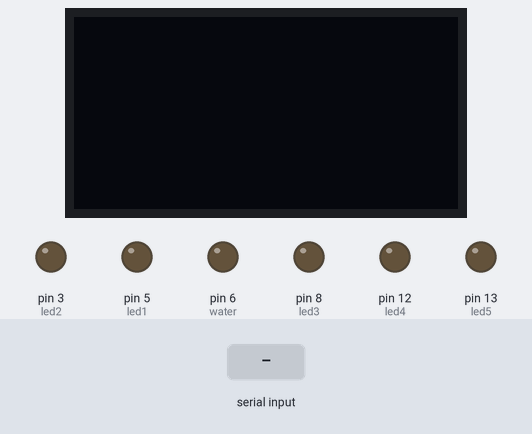
Recording of a sketch running on a simulated Arduino Uno, built with avr-gcc and run on an emulated ATmega328P. Parts: 128×64 one-colour display, output pins drawn as LEDs (lit = HIGH). The inputs (shaded band) are chosen by the test bench. What the sketch prints to the serial monitor is not drawn.

Above: at 2.2 s.
2.3 s: "1" received over Serial
At 2.47 s:
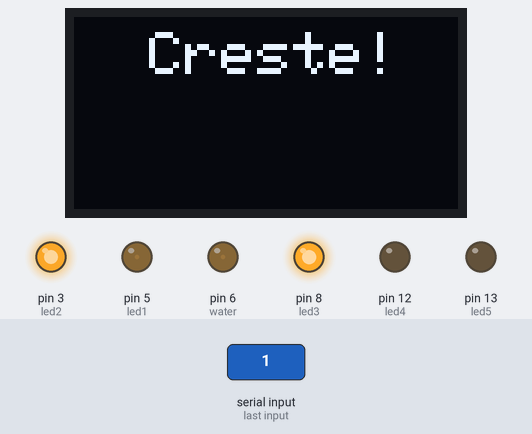
7.6 s: "0" received over Serial
At 10.4 s:
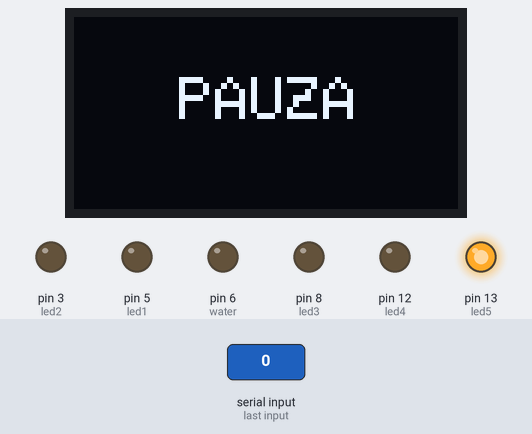
10.6 s: "1" received over Serial
At 19.1 s:
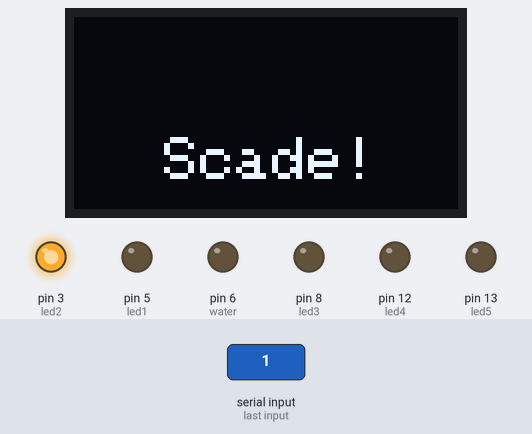
Timing chart, 0 to 20.6 s (numbered marks = the images above; inputs shaded):
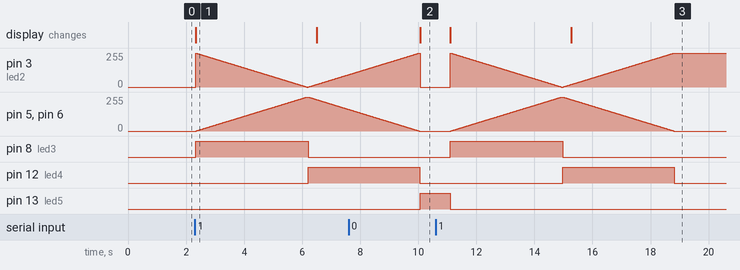

The sketch:

cod_pm.ino
```cpp
#include <Wire.h>
#include <Adafruit_SH1106.h>
#define OLED_RESET 4
Adafruit_SH1106 display(OLED_RESET);

const int led1 = 5;   // led galben variabil
const int led2 = 3;   // led rosu variabil
const int led3 = 8;   // ledul verde - tensiune in crestere
const int led4 = 12;  // ledul galben - tensiune in descrestere
const int led5 = 13;  // ledul rosu - pauza
const int water = 6;  // pompa apa
char Incoming_value = 0;

void setup(){
  Serial.begin(9600);
  pinMode(led1, OUTPUT);
  pinMode(led2, OUTPUT);
  pinMode(led3, OUTPUT);
  pinMode(led4, OUTPUT);
  pinMode(led5, OUTPUT);
  pinMode(water, OUTPUT);
  display.begin(SH1106_SWITCHCAPVCC, 0x3C);
  display.display();
  delay(1000);
  display.clearDisplay();
}

void actiune(){
  display.setTextSize(2);
  display.setTextColor(WHITE);
  display.setCursor(25,5);
  display.println("Creste!");
  display.display();
  display.clearDisplay();
  digitalWrite(led3, HIGH);
  digitalWrite(led5, LOW);

 for (int dutyCycle = 0; dutyCycle <= 255; dutyCycle++) {
   analogWrite(led1, dutyCycle);
   analogWrite(led2, 255-dutyCycle);
   analogWrite(water, dutyCycle);
   delay(15);
  }

  display.setCursor(30,40);
  display.println("Scade!");
  display.display();
  display.clearDisplay();
  digitalWrite(led3, LOW);
  digitalWrite(led4, HIGH);

 for (int dutyCycle = 255; dutyCycle >= 0; dutyCycle--) {
   analogWrite(led1, dutyCycle);
   analogWrite(led2, 255-dutyCycle);
   analogWrite(water, dutyCycle);
   delay(15);
  }
  digitalWrite(led4, LOW);
}

void pauza(){
  digitalWrite(water,LOW);
  display.setCursor(35,20);
  display.println("PAUZA");
  display.display();
  display.clearDisplay();
  digitalWrite(led2, LOW);
  digitalWrite(led4, LOW);
  digitalWrite(led5, HIGH);
  delay(1000);

}

void loop()
{
 if (Serial.available() > 0)
  {
    Incoming_value = Serial.read();
    Serial.print(Incoming_value);
    Serial.print("/n");
      if (Incoming_value == '1')
        actiune ();
      else if(Incoming_value == '0')
        pauza ();
  }
}
```

Measured:
- after the input at 2.3 s, pin 5 (led1), pin 6 (water): rises from 0/255 to 255/255 in 3.8 s, then falls to 162/255 in 1.4 s; pin 8 (led3): LOW → HIGH at once, → LOW 3.9 s later; pin 12 (led4): LOW → HIGH after 3.9 s; the display: changes at once (image 1)
- after the input at 7.6 s, pin 13 (led5): LOW → HIGH after 2.5 s; the display: changes after 2.5 s (image 2)
- after the input at 10.6 s, pin 5 (led1), pin 6 (water): rises from 0/255 to 255/255 in 3.8 s, then falls to 0/255 in 3.9 s; pin 8 (led3): LOW → HIGH after 0.50 s, → LOW 3.9 s later; pin 12 (led4): LOW → HIGH after 4.4 s, → LOW 3.8 s later; pin 13 (led5): HIGH → LOW after 0.50 s; the display: first changes after 0.50 s (image 3 shows a later state)
